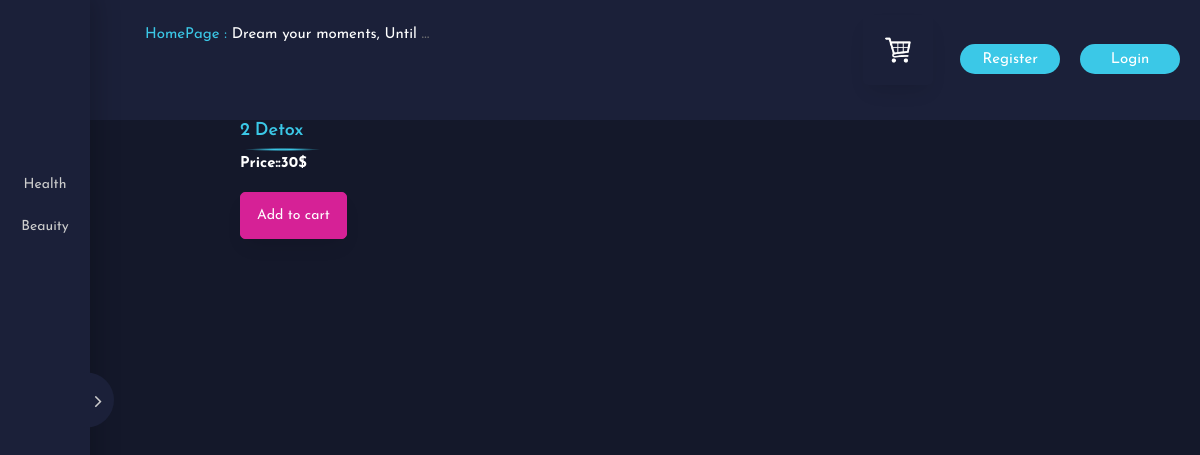
/list/2, run on the app's committed database.
### audioapp/models.py (models this page shows, shortened)
class program(models.Model):
    id = models.AutoField(primary_key=True)
    user = models.ForeignKey(User, on_delete=models.CASCADE)
    name = models.CharField(max_length=200)
    Duration = models.DateTimeField(blank=True)
    interview_status =models.BooleanField(default=False)

class subprogram(models.Model):
    id = models.AutoField(primary_key=True)
    user = models.ForeignKey(User, on_delete=models.CASCADE)
    program = models.ForeignKey(program, on_delete=models.CASCADE)
    name = models.CharField(max_length=200)
    price = models.IntegerField(default='0')
    subprogram_status = models.BooleanField(default=False)
    p_status = models.BooleanField(default=False)

### audioapp/views.py (the view)
# urls.py: path('list/<int:id>', views.list, name='list'),
def list(request, id):
        Program = program.objects.all()
        Subprogram = subprogram.objects.all()
        Audio = audio.objects.all()
        Subprogram1 = subprogram.objects.get(id=id)
        purchased = None
        if request.user.is_authenticated:
             user1 = User.objects.get(username=request.user.username)
             if OrderDetail.objects.filter(ProgramID = id, user = user1 ):
                    purchased = 'purchased'
        Audio1 = audio.objects.filter(subprogram=Subprogram1)
        context = {'purchased':purchased,'subprogram': Subprogram, 'audio': Audio, 'program':Program, 'subprogram1': Subprogram1, 'audio1': Audio1, }
        return render(request, 'list.html' ,context )

### templates/list.html (shortened to what this page needs)
{% extends 'index.html' %}
{% block body %}
{% load static %}
  <div class="ms_weekly_wrapper" style='width:75% ; margin-left:100px;'>
                <div class="ms_weekly_inner">
                    <div class="row">
                        <div class="col-lg-12">
                            <div class="ms_heading">
                                <h1 id ="idpr{{subprogram1.id}}">{{subprogram1.id}}</h1>
                                <h1 id ="namepr{{subprogram1.id}}">  {{subprogram1.name}} </h1>
                                <p style='color:white; font-weight:bold;'>Price::<span id="pricepr{{subprogram1.id}}">{{subprogram1.price}}$</span> </p>
                                 {% if purchased %}
                                      {% else %}
                                         {% if user.is_authenticated %}
                                              <button id= "pr{{subprogram1.id}}" class="btn btn-primary cart" ><span>Add to cart</span></button>
                                          {% else %}
                                          <button class="btn btn-primary" onclick="myFunction()" ><span>Add to cart</span></button>
                                {% endif %}
                                {% endif %}
                                </div>
                        </div>
                        <div class="col-lg-4 col-md-12 padding_right40">
{% endblock body %}

### templates/index.html (shortened to what this page needs)
<!DOCTYPE html>
<html lang="en">
<head>
      {% load static %}
    <link rel="stylesheet" type="text/css" href="{% static 'css/fonts.css' %} ">
    <link rel="stylesheet" type="text/css" href=" {% static 'css/bootstrap.css' %}  ">
    <link rel="stylesheet" type="text/css" href=" {% static ' css/font-awesome.min.css' %}">
    <link rel="stylesheet" type="text/css" href=" {% static 'js/plugins/swiper/css/swiper.min.css' %} ">
    <link rel="stylesheet" type="text/css" href=" {% static 'js/plugins/nice_select/nice-select.css' %} ">
    <link rel="stylesheet" type="text/css" href=" {% static 'js/plugins/scroll/jquery.mCustomScrollbar.css' %}">
    <link rel='stylesheet' href='https://stackpath.bootstrapcdn.com/bootstrap/4.1.3/css/bootstrap.min.css'>
    <link rel='stylesheet' href='https://cdnjs.cloudflare.com/ajax/libs/animate.css/3.7.0/animate.min.css'>
    <link rel='stylesheet' href='https://maxcdn.bootstrapcdn.com/font-awesome/4.7.0/css/font-awesome.min.css'>
    <link rel='stylesheet' href='https://cdnjs.cloudflare.com/ajax/libs/tether/1.4.4/css/tether.min.css'>
	<link rel="stylesheet" href="https://stackpath.bootstrapcdn.com/font-awesome/4.7.0/css/font-awesome.min.css">
	<link rel="stylesheet" href="css1/style.css">
    <link rel="stylesheet" type="text/css" href=" {% static 'css/style.css' %} ">
</head>
<body>
	   <div class="ms_main_wrapper">
    <div class="ms_sidemenu_wrapper">
        <div class="ms_nav_close">
            <i class="fa fa-angle-right" aria-hidden="true"></i>
        </div>
        <div class="ms_sidemenu_inner">
            <div class="ms_logo_inner">
            </div>
            <div class="ms_nav_wrapper" >
                {% for programs in program %}
                <ul>
                    <li class="dropdown">
                      {% if programs.interview_status  %}
                        <a href="album.html"  class="dropdown-toggle" data-toggle="dropdown"
                            aria-expanded="false">{{programs.name}} </a>
                        {% endif %}
                    </li>
                </ul>
                {% endfor %}
            </div>
        </div>
    </div>
     {% if user.is_authenticated %}
    <div class="ms_content_wrapper padder_top80">
        <div class="ms_header">
         <div class="ms_top_left">
                    <div class="ms_top_trend">
                        <span><a href="/"  class="ms_color">HomePage :</a></span> <span class="top_marquee"><a href="/">Dream your moments, Until I Met You, Gimme Some Courage, Dark Alley (+8 More)</a></span>
                    </div>
                </div>
         <div class="ms_top_right">
            <button type="button" class="btn btn-secondary mx-2" id="popcart" data-container="body" data-toggle="popover" data-placement="bottom" data-html="true" data-content="Vivamus
                       sagittis lacus vel augue laoreet rutrum faucibus." style= ' width:70px; height:70px;background:none; border:none;'>
                      <img src=" {% static 'images/addcart.png' %} " alt=""
                            class="img-fluid" />(<span id="cart"></span>)
                        </button>
             <div class="dropdown1" class="ms_top_btn" >
                  <button class="dropbtn1">{{request.user}}</button>
                   <div class="dropdown-content1">
                     <a href="/logout">Logout</a>
                   </div>
                </div>
         </div>
        </div>
    <div>
    {% else %}
        <div class="ms_content_wrapper padder_top80">
        <div class="ms_header">
                   <div class="ms_top_left">
                    <div class="ms_top_trend">
                        <span><a href="/"  class="ms_color">HomePage :</a></span> <span class="top_marquee"><a href="/">Dream your moments, Until I Met You, Gimme Some Courage, Dark Alley (+8 More)</a></span>
                    </div>
                </div>
            <div class="ms_top_right">
                <div class="ms_top_btn">
                        <button type="button" class="btn btn-secondary mx-2" id="popcart" data-container="body" data-toggle="popover" data-placement="bottom" data-html="true" data-content="Vivamus
                       sagittis lacus vel augue laoreet rutrum faucibus." style= ' width:70px; height:70px;background:none; border:none;'>
                      <img src=" {% static 'images/addcart.png' %} " alt=""
                            class="img-fluid" />
                        </button>
                    <a href="/signup"  class="ms_btn reg_btn"><span>register</span></a>
                    <a href="/login" class="ms_btn login_btn"><span>login</span></a>
                </div>
            </div>
        </div>
    <div>
    {% endif %}
 {% block body %}
  {% endblock body %}
</body>
</html>

### data on the page
program: name "Health"
program: name "Beauity"
subprogram: id "2", name "Detox", price "30"
